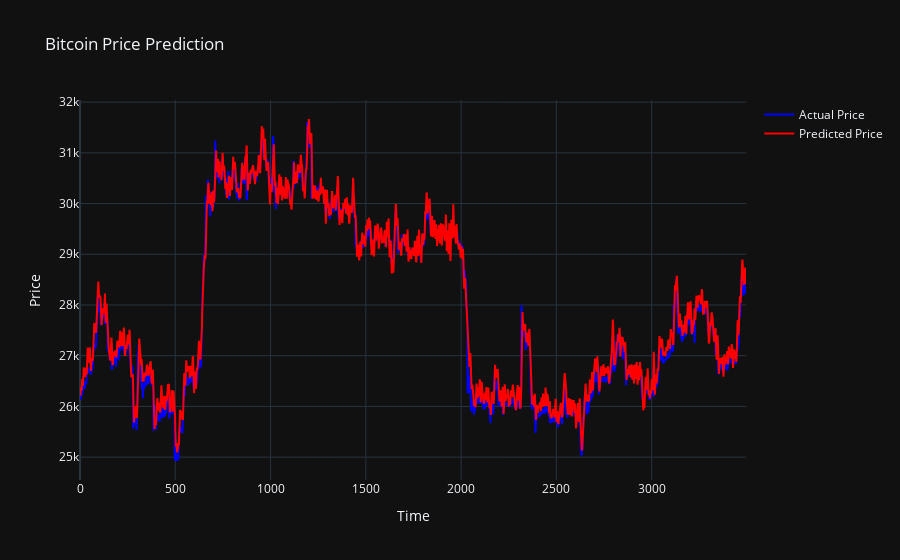

Notebook cell for this chart:
### Markdown cell above
To visualize the model's predictions compared to the true values, it's useful to reverse the normalization and plot the results

### Code cell
# Inverse transform the predicted and actual values using the new scaler
y_pred_transformed = close_scaler.inverse_transform(np.array(y_pred).reshape(-1, 1)).flatten()
y_test_transformed = close_scaler.inverse_transform(np.array(y_test).reshape(-1, 1)).flatten()

import plotly.graph_objects as go

# Create the figure object
fig = go.Figure()

# Add the actual and predicted price data
fig.add_trace(go.Scatter(x=list(range(len(y_test_transformed))), y=y_test_transformed.flatten(), mode='lines', name='Actual Price', line=dict(color='blue')))
fig.add_trace(go.Scatter(x=list(range(len(y_pred_transformed))), y=y_pred_transformed.flatten(), mode='lines', name='Predicted Price', line=dict(color='red')))

# Adjust the layout
fig.update_layout(
    title='Bitcoin Price Prediction',
    xaxis_title='Time',
    yaxis_title='Price',
    template="plotly_dark",
    height=800
)

# Display the figure
fig.show()

### Figure 1 — Plotly figure (JSON) as saved in the notebook; plotly's stock layout.template omitted (floating-point values rounded to 4 significant figures; data arrays with more than 128 entries replaced by an {"elided": "..."} marker saying what was removed)
{"data": [{"line": {"color": "blue"}, "mode": "lines", "name": "Actual Price", "type": "scatter", "x": {"elided": "3496 int values"}, "y": {"elided": "3496 float values"}}, {"line": {"color": "red"}, "mode": "lines", "name": "Predicted Price", "type": "scatter", "x": {"elided": "3496 int values"}, "y": {"elided": "3496 float values"}}], "layout": {"title": {"text": "Bitcoin Price Prediction"}, "xaxis": {"title": {"text": "Time"}}, "yaxis": {"title": {"text": "Price"}}}}
